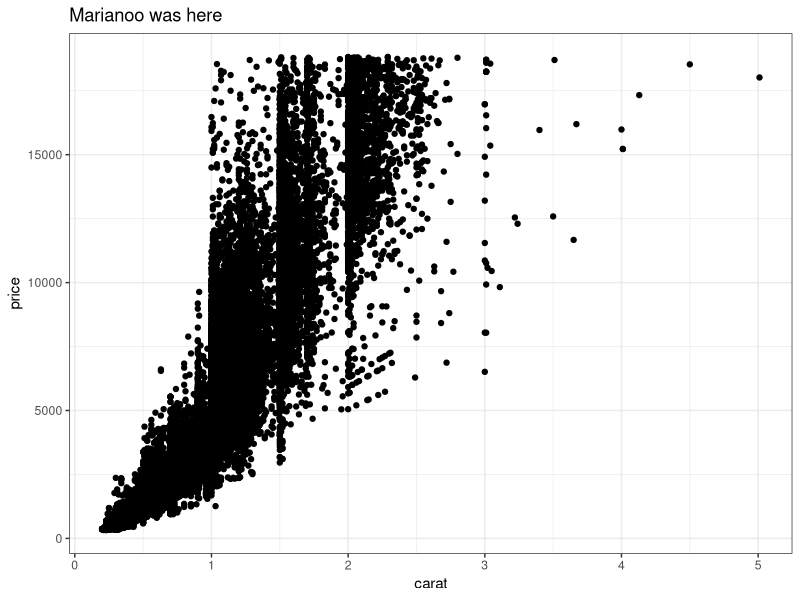
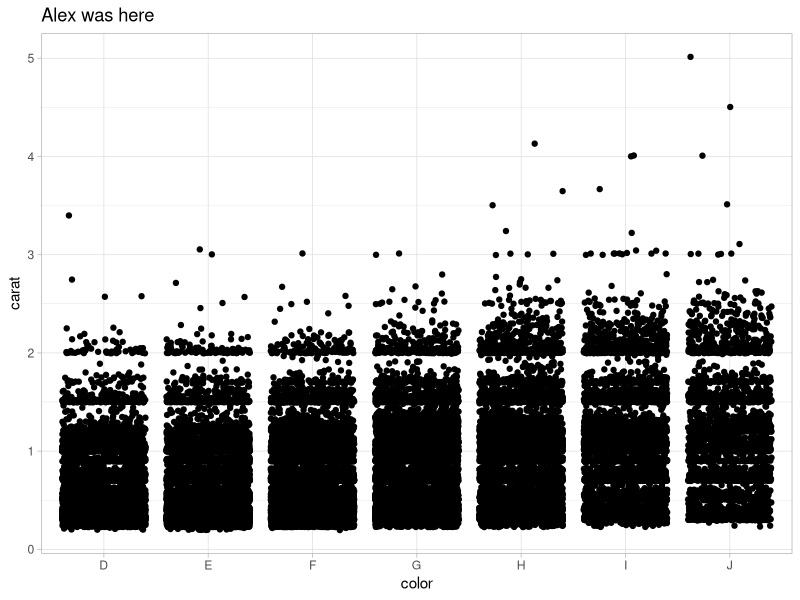
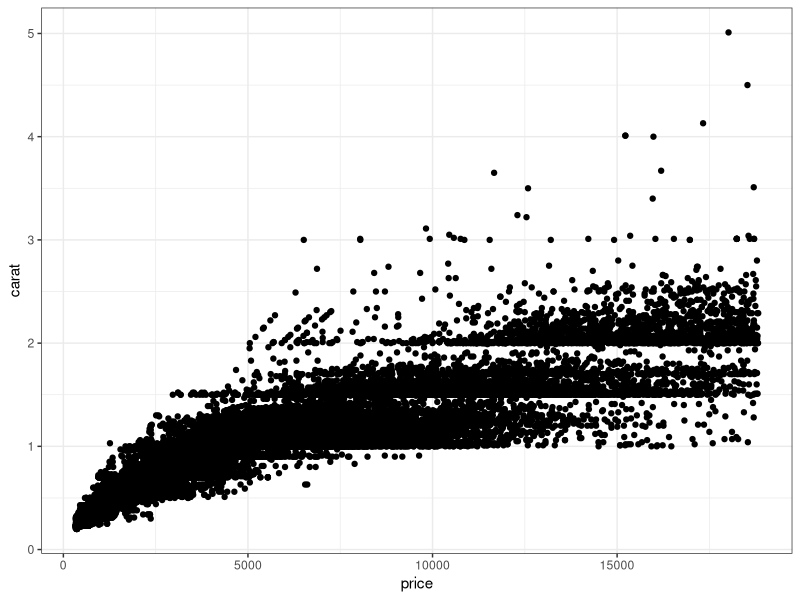

These figures' R source, in order:
## ---- chunk 1
knitr::opts_chunk$set(echo = TRUE)
library(tidyverse)
## ---- chunk 2
# Partner 1: 
# Run the code below to see the original graph
# Change the code below to make the point color change based on 'cut', and update the theme to theme_bw(). Update the title to include your first name. 

ggplot(data = diamonds, aes(x = carat, y = price)) +
  geom_point()+
  theme_bw()+
  labs(title = "Marianoo was here")
## ---- chunk 3
# Partner 2: 
# Run the code below to see the original graph
# Change the code below to make the geom a geom_jitter, and update the theme to theme_light. Update the title to include your first name. 

ggplot(data = diamonds, aes(x = color, y = carat)) +
  geom_jitter() +
  theme_light() +
  labs(title = "Alex was here")
## ---- chunk 4
#Mariano's changes
ggplot(data = diamonds, aes(x = price, y = carat)) +
  geom_point() +
  theme_bw()
## ---- chunk 5

